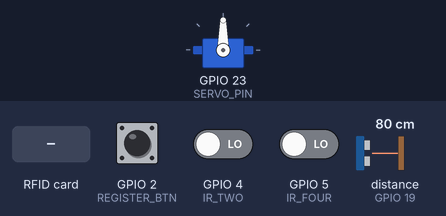
Simulated run of this sketch. Board: ESP32. On the bench: servo. Inputs (shaded band) come from the test bench; at power-on: distance to the obstacle (sensor on GPIO 19) 80 cm, GPIO 2 (REGISTER_BTN) HIGH, GPIO 4 (IR_TWO) LOW, GPIO 5 (IR_FOUR) LOW. The echo pulse lasts 58.3 µs per cm; WiFi joins after 1.5 s; servers stay silent unless stated; EEPROM starts erased; what the sketch prints to the serial monitor is not drawn.

Above: at 0.8 s.
0.9 s: RFID card 5E 7A 19 C4 held to the reader
3.9 s: RFID card 5E 7A 19 C4 held to the reader
At 5.2 s:
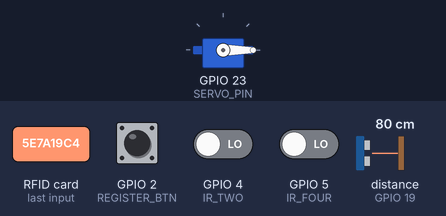
6.9 s: distance to the obstacle (sensor on GPIO 19) set to 2 cm
9.9 s: distance to the obstacle (sensor on GPIO 19) set to 35 cm
Timing chart, 0 to 12.5 s (numbered marks = the images above; inputs shaded):
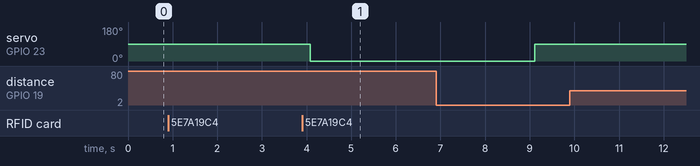

The sketch:

sketch_feb5a_copy_20260205213527.ino
```cpp
#include <ESP32Servo.h>
#include <WiFi.h>
#include <HTTPClient.h>
#include <SPI.h>
#include <MFRC522.h>
#include <EEPROM.h>

// ---------- WIFI ----------
#define WIFI_SSID     "YourWifiSSID"
#define WIFI_PASSWORD "Your Pass"

// ---------- THINGSPEAK ----------
#define TS_API_KEY "Your api key"
#define TS_URL     "https://api.thingspeak.com/update"

// ---------- PINS ----------
#define TRIG_PIN      18
#define ECHO_PIN      19
#define SERVO_PIN     23
#define IR_TWO         4
#define IR_FOUR        5
#define REGISTER_BTN   2

// RC522
#define SS_PIN        21
#define RST_PIN       15

#define GATE_OPEN     0
#define GATE_CLOSED   90
#define DETECT_CM     20

// ---------- EEPROM ----------
#define EEPROM_SIZE   10
#define ADDR_CARD1     0
#define ADDR_SENTINEL  8

MFRC522 rfid(SS_PIN, RST_PIN);
Servo gateServo;

// ---------- SYSTEM STATE ----------
enum SystemMode {
  ENTRY_MODE,
  EXIT_MODE
};
SystemMode currentMode = ENTRY_MODE;

// ---------- VARIABLES ----------
bool gateOpen = false;
unsigned long gateOpenTime = 0;

bool prevTwo = false;
bool prevFour = false;
bool prevGate = false;

byte registeredCard1[4] = {0};
bool card1Registered = false;

// EXIT CONTROL FLAGS
bool vehicleDetectedForExit = false;
bool exitGateOpened = false;

// ThingSpeak timer
unsigned long lastTSUpdate = 0;

// ---------- THINGSPEAK ----------
void updateThingSpeak(int tw, int fw, int gate) {
  if (WiFi.status() != WL_CONNECTED) return;

  HTTPClient http;
  String url = String(TS_URL) +
               "?api_key=" + TS_API_KEY +
               "&field1=" + tw +
               "&field2=" + fw +
               "&field3=" + gate;

  http.begin(url);
  http.GET();
  http.end();
}

// ---------- ULTRASONIC ----------
long measureRaw() {
  digitalWrite(TRIG_PIN, LOW);
  delayMicroseconds(4);
  digitalWrite(TRIG_PIN, HIGH);
  delayMicroseconds(10);
  digitalWrite(TRIG_PIN, LOW);

  long dur = pulseIn(ECHO_PIN, HIGH, 20000);
  if (dur == 0) return 999;

  long cm = dur * 0.034 / 2;
  return (cm > 200) ? 999 : cm;
}

long measureDistance() {
  long sum = 0;
  for (int i = 0; i < 3; i++) {
    sum += measureRaw();
    delay(10);
  }
  return sum / 3;
}

// ---------- GATE ----------
void openGate() {
  if (gateOpen) return;   // 🔥 prevent spam

  Serial.println("🚪 Opening Gate");
  gateServo.write(GATE_OPEN);
  gateOpen = true;
  gateOpenTime = millis();
}

void closeGate() {
  if (!gateOpen) return;

  Serial.println("🚪 Closing Gate");
  gateServo.write(GATE_CLOSED);
  gateOpen = false;
}

// ---------- EEPROM ----------
void saveCard() {
  for (int i = 0; i < 4; i++) {
    EEPROM.write(ADDR_CARD1 + i, registeredCard1[i]);
  }
  EEPROM.write(ADDR_SENTINEL, 0xAB);
  EEPROM.commit();
}

void loadCard() {
  if (EEPROM.read(ADDR_SENTINEL) != 0xAB) return;

  for (int i = 0; i < 4; i++) {
    registeredCard1[i] = EEPROM.read(ADDR_CARD1 + i);
  }
  card1Registered = true;
}

// ---------- RFID ----------
bool checkRFID() {
  if (!rfid.PICC_IsNewCardPresent()) return false;
  if (!rfid.PICC_ReadCardSerial()) return false;

  for (int i = 0; i < 4; i++) {
    if (rfid.uid.uidByte[i] != registeredCard1[i]) {
      Serial.println("❌ ACCESS DENIED");
      return false;
    }
  }

  Serial.println("✅ ACCESS GRANTED");

  rfid.PICC_HaltA();
  rfid.PCD_StopCrypto1();
  return true;
}

// ---------- REGISTRATION ----------
void registerCard() {
  Serial.println("Tap card...");

  while (true) {
    if (!rfid.PICC_IsNewCardPresent() || !rfid.PICC_ReadCardSerial()) continue;

    for (int i = 0; i < 4; i++) {
      registeredCard1[i] = rfid.uid.uidByte[i];
    }

    saveCard();
    card1Registered = true;

    Serial.println("✅ Card Registered");
    break;
  }
}

// ---------- SETUP ----------
void setup() {
  Serial.begin(115200);
  EEPROM.begin(EEPROM_SIZE);

  pinMode(TRIG_PIN, OUTPUT);
  pinMode(ECHO_PIN, INPUT);
  pinMode(IR_TWO, INPUT);
  pinMode(IR_FOUR, INPUT);
  pinMode(REGISTER_BTN, INPUT_PULLUP);

  SPI.begin(22, 17, 16, 21);
  rfid.PCD_Init();

  gateServo.attach(SERVO_PIN);
  gateServo.write(GATE_CLOSED);

  loadCard();
  if (!card1Registered) registerCard();

  WiFi.begin(WIFI_SSID, WIFI_PASSWORD);
  while (WiFi.status() != WL_CONNECTED) delay(500);

  Serial.println("🚀 System Ready");
}

// ---------- LOOP ----------
void loop() {

  // Register button
  if (digitalRead(REGISTER_BTN) == LOW) {
    delay(50);
    if (digitalRead(REGISTER_BTN) == LOW) {
      registerCard();
      delay(1000);
    }
  }

  long dist = measureDistance();
  Serial.println("Distance: " + String(dist));

  // ===== ENTRY =====
  if (currentMode == ENTRY_MODE) {

    if (!gateOpen && checkRFID()) {
      openGate();

      currentMode = EXIT_MODE;
      vehicleDetectedForExit = false;
      exitGateOpened = false;

      Serial.println("➡ EXIT MODE");
    }
  }

  // ===== EXIT =====
  else if (currentMode == EXIT_MODE) {

    // Detect vehicle once
    if (dist < DETECT_CM && !vehicleDetectedForExit) {
      vehicleDetectedForExit = true;
      Serial.println("🚗 Exit vehicle detected");
    }

    // Open gate ONLY once
    if (vehicleDetectedForExit && !exitGateOpened) {
      openGate();
      exitGateOpened = true;
    }

    // Wait for vehicle to leave
    if (exitGateOpened && dist > 30) {
      Serial.println("🚗 Vehicle exited");

      vehicleDetectedForExit = false;
      exitGateOpened = false;
      currentMode = ENTRY_MODE;
    }
  }

  // Auto close
  if (gateOpen && millis() - gateOpenTime > 5000) {
    closeGate();
  }

  // ---------- IR + ThingSpeak ----------
  bool twoIR = !digitalRead(IR_TWO);
  bool fourIR = !digitalRead(IR_FOUR);
  bool gateChanged = (gateOpen != prevGate);

  if ((twoIR != prevTwo || fourIR != prevFour || gateChanged) &&
      millis() - lastTSUpdate > 15000) {

    updateThingSpeak(twoIR, fourIR, gateOpen ? 1 : 0);

    lastTSUpdate = millis();
    prevTwo  = twoIR;
    prevFour = fourIR;
    prevGate = gateOpen;
  }

  delay(200);
}
```

Measured:
- after the input at 0.9 s, every drawn part: stays the same
- after the input at 3.9 s, servo on GPIO 23 (SERVO_PIN): 90° → 0° after 0.19 s
- after the input at 9.9 s, every drawn part: stays the same
